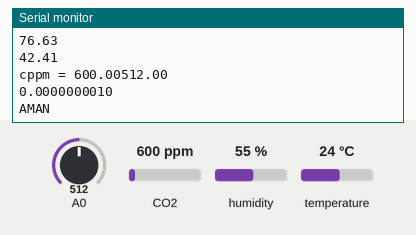
Simulated run of this sketch. Board: ESP8266 (NodeMCU). Shown: the last lines printed to the serial monitor. The test bench sets the inputs (shaded band); at power-on: CO2 600 ppm, humidity 55 %, A0 = 512, temperature 24 °C.

Above: at 1.2 s.
1.3 s: CO2 set to 452 ppm
At 4.9 s:
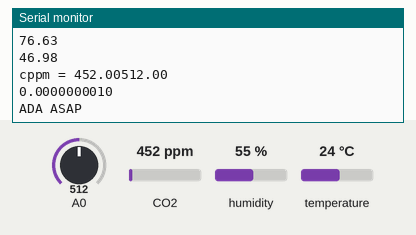
8.7 s: humidity set to 22 %
10.2 s: A0 set to 716
At 11.5 s:
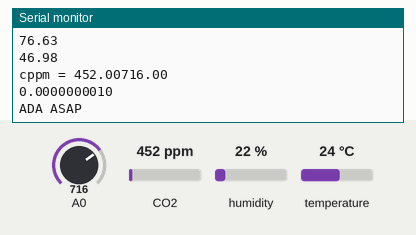
11.7 s: temperature set to 12 °C
13.2 s: CO2 set to 1050 ppm
At 14.6 s:
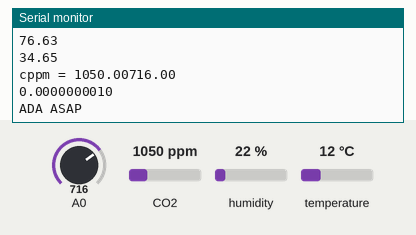
14.7 s: A0 set to 992
Timing chart, 0 to 17.2 s (numbered marks = the images above; inputs shaded):
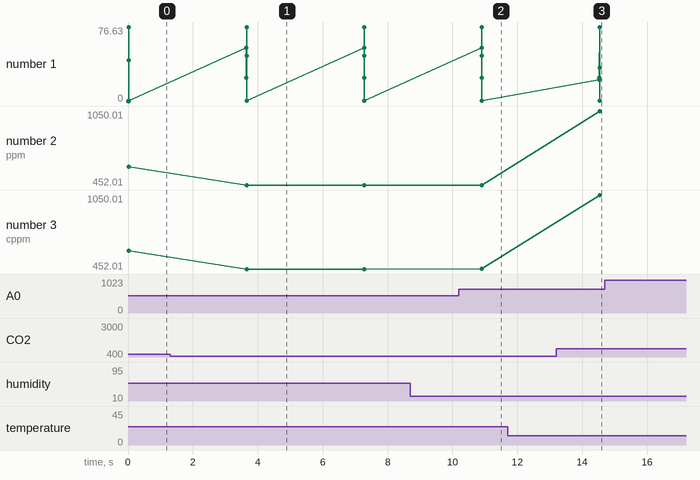

Measured:
- after the input at 1.3 s, the serial monitor: prints a new line after 2.4 s (image 1)
- after the input at 10.2 s, the serial monitor: prints a new line after 0.71 s (image 2)
- after the input at 13.2 s, the serial monitor: prints a new line after 1.3 s (image 3)
- plotted number 2: 600.01 → 452.01 after the input at 1.3 s, 452.01 → 1050.01 after the input at 13.2 s
- plotted number 3: 600.01 → 452.01 after the input at 1.3 s, 452.01 → 452.01 after the input at 10.2 s, 452.01 → 1050.01 after the input at 13.2 s

The sketch:

envi.ino
```cpp
#define THINGER_SERVER "https://THINGER.SERVER.DOMAIN"

#include <ThingerESP8266.h>
#include "DHT.h"
#include "MQ135.h"

// Define and initialise the sensor
#define DHTPIN 2
#define DHTTYPE DHT11
#define RZERO 76.63
#define USERNAME "thinger_account_username"
#define DEVICE_ID "thinger_device_named"
#define DEVICE_CREDENTIAL "thinger_device_credential"

DHT dht(DHTPIN, DHTTYPE);
const int ANALOGPIN=0;
MQ135 gasSensor = MQ135(ANALOGPIN);
// Setup device details
ThingerESP8266 thing(USERNAME, DEVICE_ID, DEVICE_CREDENTIAL);
float hum,temp,ppm,rzero,crzero,cppm,rstan,air1,digout1;
float air=0;
float digout;
String status0="";
String status1="";

void setup() {
  // Setup WiFi
  Serial.begin(115200);
  dht.begin();
  thing.add_wifi("SSID", "SSID_PWD");
  Serial.println(WiFi.localIP());
  // Define the 'thing' with a name and data direction
   thing["dh11"] >> [](pson& out){
    out["humidity"] = hum;
    out["celsius"] = temp;
    out["ppm"] = ppm;
    out["rzero"] = rzero;
    out["crzero"] = crzero;
    out["rstan"] = rstan;
    out["cppm"] = cppm;
    out["air"] = air1;
    out["digout"] = digout1;
    out["status1"] = status0;
  };
}

void loop() {
  thing.handle();

  float h = dht.readHumidity(); //Membaca kelembaban
  float t = dht.readTemperature(); //Membaca suhu dalam satuan Celcius
  float f = dht.readTemperature(true); //Membaca suhu dalam satuan Fahrenheit
  Serial.println(hum);
  Serial.println(temp);
  float ppm1 = gasSensor.getPPM();
  float rzeroo = gasSensor.getRZero();
  float correctedrzero_ = gasSensor.getCorrectedRZero(t,h);
  float resistance_ = gasSensor.getResistance();
  float correctedppm_ = gasSensor.getCorrectedPPM(t,h);
  air = analogRead(A0);
  digout = digitalRead(0);

  Serial.print("ppm = ");Serial.print(ppm1);
  Serial.println(rzeroo);
  Serial.println(correctedrzero_);
  Serial.println(resistance_);
  Serial.print("cppm = ");
  Serial.print(correctedppm_);
  Serial.println(air);
  Serial.println(digout,DEC);
  if(cppm>150)
    {
      status0= "ADA ASAP";
      Serial.println(status0);
      }
      else if(cppm<150)
      {
       status0 = "AMAN";
       Serial.println(status0);
        }

  delay(3600);
  //digitalWrite(D0, LOW);

  hum = h;
  temp = t;
  ppm = ppm1;
  rzero = rzeroo;
  crzero = correctedrzero_;
  rstan = resistance_;
  cppm = correctedppm_;
  air1 = air;
  digout1 = digout;
  status1 = status0;
}
```
